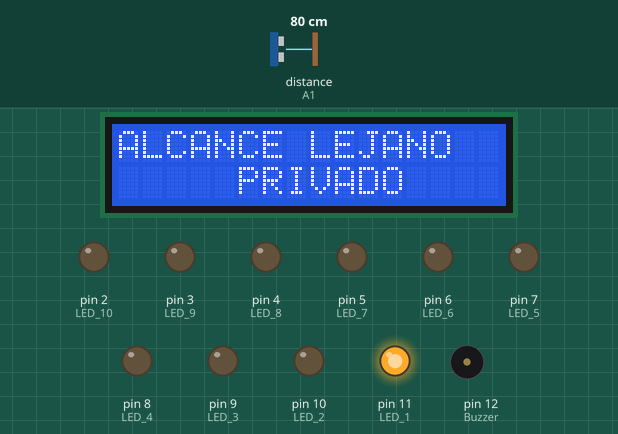
A sketch run on a simulated Arduino Uno, built with avr-gcc and run on an emulated ATmega328P. Parts: 16×2 character LCD, output pins drawn as LEDs (lit = HIGH), buzzer (waves = sounding). Wiring (inferred from the names in the program): ultrasonic range finder: trigger A0; echo A1. Inputs (shaded band) come from the test bench; at power-on: distance to the obstacle (sensor on A1) 80 cm. The echo pulse lasts 58.3 µs per cm; pins used as bus, display or sensor lines are not drawn.

Above: at 1.2 s.
1.3 s: distance to the obstacle (sensor on A1) set to 49 cm
2.8 s: distance to the obstacle (sensor on A1) set to 43 cm
At 4.1 s:
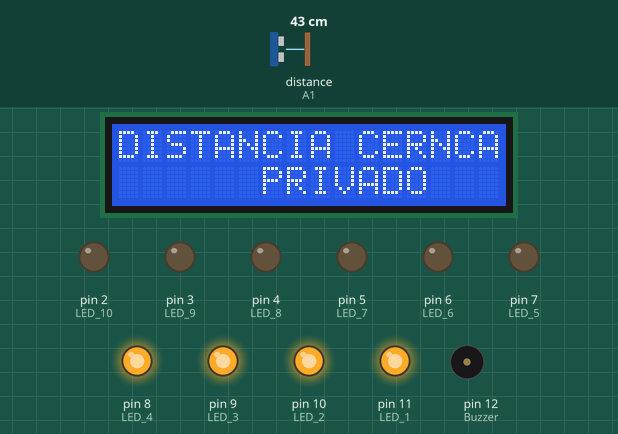
4.4 s: distance to the obstacle (sensor on A1) set to 34 cm
5.9 s: distance to the obstacle (sensor on A1) set to 27 cm
At 7.3 s:
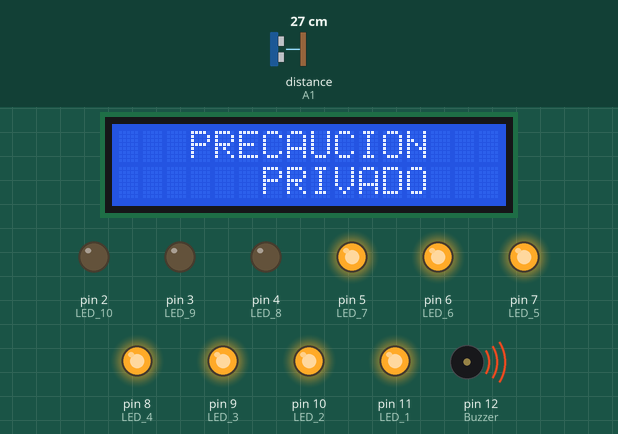
At 11.03 s:
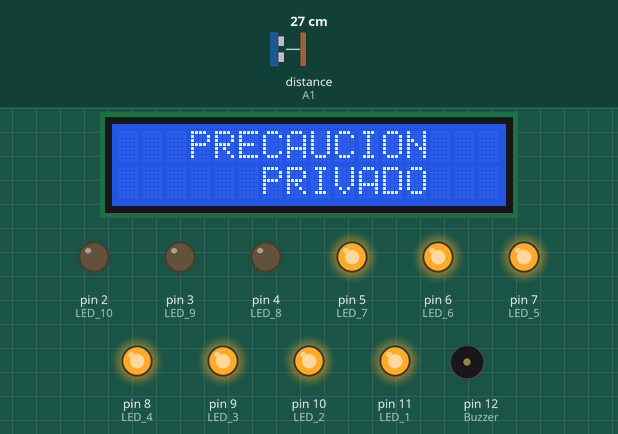
Timing chart, 0 to 17.6 s (numbered marks = the images above; inputs shaded):
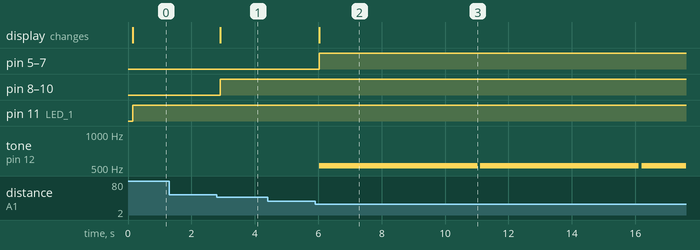

The sketch:

practica__3.ino
```cpp
/*
Fundación Kinal
Centro Educativo Técnico Labral Kinal
Electrónica
Grado: Quinto
Sección: A
Curso: Taller de Electrónica Digital y Reparación de Computadoras I
Nombre: Javier Andre Gonzalez Barrera
Carné: 2019474
*/


#include <Wire.h>
#include <LiquidCrystal_I2C.h>


#define POU_LCD 0x27
#define Filas 2
#define Columnas 16
#define trig A0
#define echo A1
#define Buzzer 12
#define LED_1 11
#define LED_2 10
#define LED_3 9
#define LED_4 8
#define LED_5 7
#define LED_6 6
#define LED_7 5
#define LED_8 4
#define LED_9 3
#define LED_10 2
int DISTANCIA;
int i;


LiquidCrystal_I2C LCD_javier(POU_LCD, Columnas, Filas);

void configurarPines() {
  pinMode(LED_1, OUTPUT);
  pinMode(LED_2, OUTPUT);
  pinMode(LED_3, OUTPUT);
  pinMode(LED_4, OUTPUT);
  pinMode(LED_5, OUTPUT);
  pinMode(LED_6, OUTPUT);
  pinMode(LED_7, OUTPUT);
  pinMode(LED_8, OUTPUT);
  pinMode(LED_9, OUTPUT);
  pinMode(LED_10, OUTPUT);
  for(i=2; i<=11;i++){
  }
  pinMode(Buzzer ,OUTPUT);
  pinMode(trig, OUTPUT);
  pinMode(echo, INPUT);
  LCD_javier.init();
  LCD_javier.backlight();
  pinMode(trig, OUTPUT);
  pinMode(echo, INPUT);
  pinMode(Buzzer, OUTPUT);
}

void setup()
{
  configurarPines();
}


void loop()
{
  VoidBuzzer();
  VoidBarraLED();
}
int VoidBuzzer(){
  long Duracion;
  digitalWrite(trig, HIGH);
  delayMicroseconds(10);
  digitalWrite(trig, LOW);
  Duracion = pulseIn(echo, HIGH);
  DISTANCIA = Duracion/59;
  delay(50);
  return DISTANCIA;
}
int VoidBarraLED(){
   if( DISTANCIA > 45){
    LCD_javier.setCursor(0,0);
    LCD_javier.print("ALCANCE LEJANO");
    LCD_javier.setCursor(0,1);
    LCD_javier.print("     PRIVADO    ");
      digitalWrite(2, LOW);
      digitalWrite(3, LOW);
      digitalWrite(4, LOW);
      digitalWrite(5, LOW);
      digitalWrite(6, LOW);
      digitalWrite(7, LOW);
      digitalWrite(8, LOW);
      digitalWrite(9, LOW);
      digitalWrite(10, LOW);
      digitalWrite(11, HIGH);
  }
  if( DISTANCIA < 45 && DISTANCIA > 30){
    LCD_javier.setCursor(0,0);
    LCD_javier.print("DISTANCIA CERNCANA");
    LCD_javier.setCursor(0,1);
    LCD_javier.print("      PRIVADO       ");
      digitalWrite(2, LOW);
      digitalWrite(3, LOW);
      digitalWrite(4, LOW);
      digitalWrite(5, LOW);
      digitalWrite(6, LOW);
      digitalWrite(7, LOW);
      digitalWrite(8, HIGH);
      digitalWrite(9, HIGH);
      digitalWrite(10, HIGH);
      digitalWrite(11, HIGH);
  }
  if( DISTANCIA < 30 && DISTANCIA > 15){
    LCD_javier.setCursor(0,0);
    LCD_javier.print("   PRECAUCION   ");
    LCD_javier.setCursor(0,1);
    LCD_javier.print("      PRIVADO       ");
      digitalWrite(2, LOW);
      digitalWrite(3, LOW);
      digitalWrite(4, LOW);
      digitalWrite(5, HIGH);
      digitalWrite(6, HIGH);
      digitalWrite(7, HIGH);
      digitalWrite(8, HIGH);
      digitalWrite(9, HIGH);
      digitalWrite(10, HIGH);
      digitalWrite(11, HIGH);
    tone(Buzzer, 523);
    delay(5000);
    noTone(Buzzer);
  }


  if( DISTANCIA < 15 && DISTANCIA > 0){
    LCD_javier.setCursor(0,0);
    LCD_javier.print("    INVADIENDO  ");
    LCD_javier.setCursor(0,1);
    LCD_javier.print("      PRIVADO       ");
      digitalWrite(2, HIGH);
      digitalWrite(3, HIGH);
      digitalWrite(4, HIGH);
      digitalWrite(5, HIGH);
      digitalWrite(6, HIGH);
      digitalWrite(7, HIGH);
      digitalWrite(8, HIGH);
      digitalWrite(9, HIGH);
      digitalWrite(10, HIGH);
      digitalWrite(11, HIGH);
    tone(Buzzer, 700);
    delay(10000);
    noTone(Buzzer);
 }
    else {
    noTone(Buzzer);
 }
    return 0;
 }
```

Measured:
- the behaviour switches between 46 and 45 cm on distance to the obstacle (sensor on A1) (found by bisection; images 0 and 1)
- the behaviour switches between 31 and 30 cm on distance to the obstacle (sensor on A1) (found by bisection; images 1 and 2)
- after the input at 1.3 s, every drawn part: stays the same
- after the input at 2.8 s, pin 8 (LED_4), pin 9 (LED_3), pin 10 (LED_2): LOW → HIGH after 0.11 s; the display: changes after 0.11 s (image 1)
- after the input at 4.4 s, every drawn part: stays the same
- after the input at 5.9 s, pin 5 (LED_7), pin 6 (LED_6), pin 7 (LED_5): LOW → HIGH after 0.13 s; tone on pin 12 (Buzzer): alternates 523 Hz for 5.0 s and silent for 0.09 s, starting after 0.13 s; the display: changes after 0.13 s (image 2)
